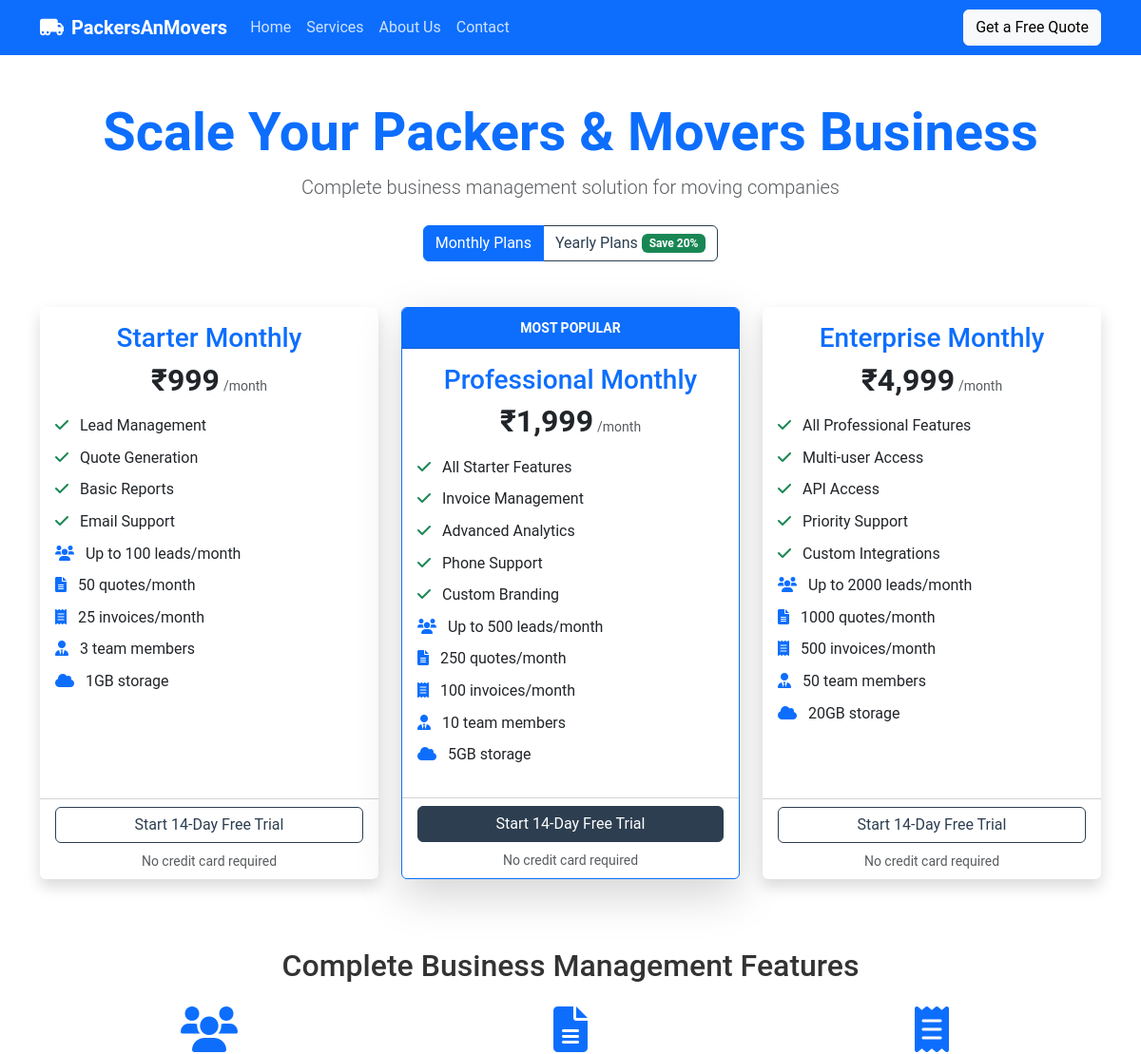
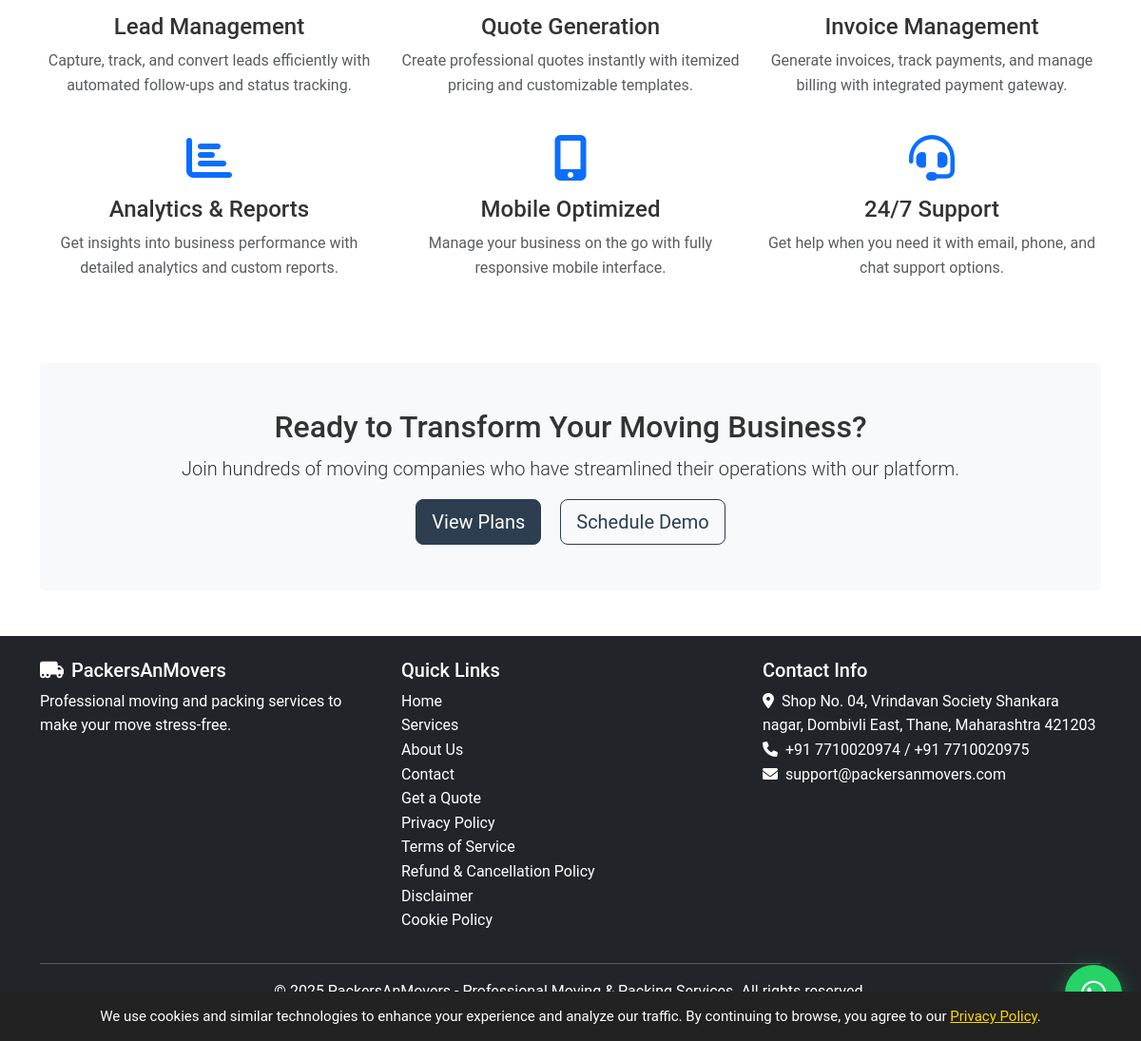
Screenshot of /saas-plans.php with the database file from the repository (2 pictures, top to bottom).
### tables this page shows
CREATE TABLE settings (
    id INT AUTO_INCREMENT PRIMARY KEY,
    setting_key VARCHAR(100) UNIQUE NOT NULL,
    setting_value TEXT NOT NULL,
    updated_at TIMESTAMP DEFAULT CURRENT_TIMESTAMP ON UPDATE CURRENT_TIMESTAMP
);

CREATE TABLE subscription_plans (
    id INT AUTO_INCREMENT PRIMARY KEY,
    plan_name VARCHAR(100) NOT NULL,
    plan_type VARCHAR(20) NOT NULL DEFAULT 'monthly',
    price DECIMAL(10,2) NOT NULL,
    features JSON,
    max_leads INT DEFAULT 100,
    max_quotes INT DEFAULT 50,
    max_invoices INT DEFAULT 25,
    max_users INT DEFAULT 5,
    storage_limit_gb INT DEFAULT 1,
    is_popular TINYINT(1) DEFAULT 0,
    is_active TINYINT(1) DEFAULT 1,
    created_at TIMESTAMP DEFAULT CURRENT_TIMESTAMP
);

### config.php (called while the page is built, shortened)
<?php
try {
    $dsn = "mysql:host=" . DB_HOST . ";dbname=" . DB_NAME;
    $pdo = new PDO($dsn, DB_USER, DB_PASS);
    $pdo->setAttribute(PDO::ATTR_ERRMODE, PDO::ERRMODE_EXCEPTION);
    $pdo->query("SELECT 1");
} catch(PDOException $e) {
    error_log("MySQL Connection Failed: " . $e->getMessage());
    error_log("DSN: mysql:host=" . DB_HOST . ";dbname=" . DB_NAME);
    error_log("User: " . DB_USER);
    die("Database connection failed. Please check your .env configuration.<br>" .
        "Error: " . $e->getMessage() . "<br>" .
        "Visit /debug-db to troubleshoot.");
}
function get_setting($key, $default = '') {
    global $pdo;
    try {
        $stmt = $pdo->prepare("SELECT setting_value FROM settings WHERE setting_key = ?");
        $stmt->execute([$key]);
        $result = $stmt->fetchColumn();
        return $result !== false ? $result : $default;
    } catch(Exception $e) {
        return $default;
    }
}
?>

### saas-plans.php (the view, shortened to what this page needs)
<?php
require_once 'config.php';
$stmt = $pdo->query("SELECT * FROM subscription_plans WHERE is_active = 1 ORDER BY price ASC");
$plans = $stmt->fetchAll();
$monthly_plans = array_filter($plans, function($plan) { return $plan['plan_type'] === 'monthly'; });
include 'includes/header.php';
?>
<div class="container my-5">
    <div class="text-center mb-5">
        <h1 class="display-4 fw-bold text-primary">Scale Your Packers & Movers Business</h1>
        <p class="lead text-muted">Complete business management solution for moving companies</p>
        <div class="mt-4">
            <div class="btn-group" role="group">
                <label class="btn btn-outline-primary" for="monthly">Monthly Plans</label>
                <label class="btn btn-outline-primary" for="yearly">Yearly Plans <span class="badge bg-success">Save 20%</span></label>
            </div>
        </div>
    </div>
    <div id="monthly-plans" class="pricing-section">
        <div class="row">
            <?php foreach ($monthly_plans as $plan): ?>
            <div class="col-lg-4 mb-4">
                <div class="card h-100 <?php echo $plan['is_popular'] ? 'border-primary shadow-lg' : 'border-0 shadow'; ?>">
                    <?php if ($plan['is_popular']): ?>
                    <div class="card-header bg-primary text-white text-center">
                        <small class="fw-bold">MOST POPULAR</small>
                    </div>
                    <?php endif; ?>
                    <div class="card-body text-center">
                        <h3 class="card-title text-primary"><?php echo $plan['plan_name']; ?></h3>
                        <div class="mb-3">
                            <span class="h2 fw-bold">₹<?php echo number_format($plan['price']); ?></span>
                            <small class="text-muted">/month</small>
                        </div>
                        <ul class="list-unstyled text-start">
                            <?php
                            $features = json_decode($plan['features'], true);
                            foreach ($features as $feature):
                            ?>
                            <li class="mb-2">
                                <i class="fas fa-check text-success me-2"></i>
                                <?php echo $feature; ?>
                            </li>
                            <?php endforeach; ?>
                            <li class="mb-2">
                                <i class="fas fa-users text-primary me-2"></i>
                                Up to <?php echo $plan['max_leads']; ?> leads/month
                            </li>
                            <li class="mb-2">
                                <i class="fas fa-file-alt text-primary me-2"></i>
                                <?php echo $plan['max_quotes']; ?> quotes/month
                            </li>
                            <li class="mb-2">
                                <i class="fas fa-receipt text-primary me-2"></i>
                                <?php echo $plan['max_invoices']; ?> invoices/month
                            </li>
                            <li class="mb-2">
                                <i class="fas fa-user-tie text-primary me-2"></i>
                                <?php echo $plan['max_users']; ?> team members
                            </li>
                            <li class="mb-2">
                                <i class="fas fa-cloud text-primary me-2"></i>
                                <?php echo $plan['storage_limit_gb']; ?>GB storage
                            </li>
                        </ul>
                    </div>
                    <div class="card-footer bg-transparent">
                        <button class="btn <?php echo $plan['is_popular'] ? 'btn-primary' : 'btn-outline-primary'; ?> w-100"
                                onclick="subscribeToPlan(<?php echo $plan['id']; ?>, '<?php echo $plan['plan_name']; ?>', <?php echo $plan['price']; ?>)">
                            Start 14-Day Free Trial
                        </button>
                        <small class="text-muted d-block text-center mt-2">No credit card required</small>
                    </div>
                </div>
            </div>
            <?php endforeach; ?>
        </div>
    </div>
    <div class="mt-5">
        <h2 class="text-center mb-4">Complete Business Management Features</h2>
        <div class="row">
            <div class="col-lg-4 mb-4">
                <div class="text-center">
                    <i class="fas fa-users fa-3x text-primary mb-3"></i>
                    <h4>Lead Management</h4>
                    <p class="text-muted">Capture, track, and convert leads efficiently with automated follow-ups and status tracking.</p>
                </div>
            </div>
            <div class="col-lg-4 mb-4">
                <div class="text-center">
                    <i class="fas fa-file-alt fa-3x text-primary mb-3"></i>
                    <h4>Quote Generation</h4>
                    <p class="text-muted">Create professional quotes instantly with itemized pricing and customizable templates.</p>
                </div>
            </div>
            <div class="col-lg-4 mb-4">
                <div class="text-center">
                    <i class="fas fa-receipt fa-3x text-primary mb-3"></i>
                    <h4>Invoice Management</h4>
                    <p class="text-muted">Generate invoices, track payments, and manage billing with integrated payment gateway.</p>
                </div>
            </div>
            <div class="col-lg-4 mb-4">
                <div class="text-center">
                    <i class="fas fa-chart-bar fa-3x text-primary mb-3"></i>
                    <h4>Analytics & Reports</h4>
                    <p class="text-muted">Get insights into business performance with detailed analytics and custom reports.</p>
                </div>
            </div>
            <div class="col-lg-4 mb-4">
                <div class="text-center">
                    <i class="fas fa-mobile-alt fa-3x text-primary mb-3"></i>
                    <h4>Mobile Optimized</h4>
                    <p class="text-muted">Manage your business on the go with fully responsive mobile interface.</p>
                </div>
            </div>
            <div class="col-lg-4 mb-4">
                <div class="text-center">
                    <i class="fas fa-headset fa-3x text-primary mb-3"></i>
                    <h4>24/7 Support</h4>
                    <p class="text-muted">Get help when you need it with email, phone, and chat support options.</p>
                </div>
            </div>
        </div>
    </div>
    <div class="bg-light rounded p-5 text-center mt-5">
        <h2>Ready to Transform Your Moving Business?</h2>
        <p class="lead">Join hundreds of moving companies who have streamlined their operations with our platform.</p>
        <button class="btn btn-primary btn-lg me-3" onclick="document.getElementById('monthly').checked = true; document.getElementById('monthly').click();">
            View Plans
        </button>
        <a href="/contact" class="btn btn-outline-primary btn-lg">Schedule Demo</a>
    </div>
</div>
<?php include 'includes/footer.php'; ?>

### includes/header.php (shortened to what this page needs)
<!DOCTYPE html>
<html lang="en">
<head>
    <link href="https://cdn.jsdelivr.net/npm/bootstrap@5.3.0-alpha1/dist/css/bootstrap.min.css" rel="stylesheet">
    <link rel="stylesheet" href="https://cdnjs.cloudflare.com/ajax/libs/font-awesome/6.0.0/css/all.min.css">
    <link rel="stylesheet" href="/assets/css/style.css">
</head>
<body>
    <nav class="navbar navbar-expand-lg navbar-dark bg-primary">
        <div class="container">
            <a class="navbar-brand" href="/">
                <i class="fas fa-truck-moving me-2"></i><?php echo get_setting('company_name', 'PackersAnMovers'); ?>
            </a>
            <div class="collapse navbar-collapse" id="navbarNav">
                <ul class="navbar-nav me-auto">
                    <li class="nav-item">
                        <a class="nav-link" href="/">Home</a>
                    </li>
                    <li class="nav-item">
                        <a class="nav-link" href="/services">Services</a>
                    </li>
                    <li class="nav-item">
                        <a class="nav-link" href="/about">About Us</a>
                    </li>
                    <li class="nav-item">
                        <a class="nav-link" href="/contact">Contact</a>
                    </li>
                </ul>
            </div>
            <div class="d-flex align-items-center">
                <a href="/quote" class="btn btn-light">Get a Free Quote</a>
            </div>
        </div>
    </nav>
    <main>

### includes/footer.php (shortened to what this page needs)
</main>
    <footer class="bg-dark text-white py-4 mt-5">
        <div class="container">
            <div class="row">
                <div class="col-md-4">
                    <h5><i class="fas fa-truck-moving me-2"></i><?php echo get_setting('company_name', 'PackersAnMovers'); ?></h5>
                    <p>Professional moving and packing services to make your move stress-free.</p>
                </div>
                <div class="col-md-4">
                    <h5>Quick Links</h5>
                    <ul class="list-unstyled">
                        <li><a href="/" class="text-white">Home</a></li>
                        <li><a href="/services" class="text-white">Services</a></li>
                        <li><a href="/about" class="text-white">About Us</a></li>
                        <li><a href="/contact" class="text-white">Contact</a></li>
                        <li><a href="/quote" class="text-white">Get a Quote</a></li>
                        <li><a href="/privacy-policy" class="text-white">Privacy Policy</a></li>
                        <li><a href="/terms-of-service" class="text-white">Terms of Service</a></li>
                        <li><a href="/terms-of-service#refund-policy" class="text-white">Refund & Cancellation Policy</a></li>
                        <li><a href="/disclaimer" class="text-white">Disclaimer</a></li>
                        <li><a href="/cookie-policy" class="text-white">Cookie Policy</a></li>
                    </ul>
                </div>
                <div class="col-md-4">
                    <h5>Contact Info</h5>
                    <address>
                        <i class="fas fa-map-marker-alt me-2"></i><?php echo get_setting('company_address', 'Address not configured'); ?><br>
                        <i class="fas fa-phone me-2"></i><?php echo get_setting('company_phone1', 'Phone not configured'); ?><?php if(get_setting('company_phone2')): ?> / <?php echo get_setting('company_phone2'); ?><?php endif; ?><br>
                        <i class="fas fa-envelope me-2"></i><?php echo get_setting('company_email', 'Email not configured'); ?>
                    </address>
                </div>
            </div>
            <hr>
            <div class="text-center">
                <p>&copy; 2025 <?php echo get_setting('company_name', 'PackersAnMovers'); ?><?php echo get_setting('company_tagline') ? ' - ' . get_setting('company_tagline') : ''; ?>. All rights reserved.</p>
            </div>
        </div>
    </footer>
    <div class="whatsapp-float">
        <a href="https://wa.me/<?php echo str_replace(['+', ' ', '-'], '', get_setting('company_phone1', '917710020974')); ?>?text=Hi, I need help with packers and movers service" target="_blank">
        </a>
    </div>
    <div id="consent-banner" style="display:none; position:fixed; bottom:0; left:0; width:100%; background:#222; color:#fff; padding:14px 10px; z-index:9999; text-align:center; font-size:15px;">
    We use cookies and similar technologies to enhance your experience and analyze our traffic.
    By continuing to browse, you agree to our
    <a href="/privacy-policy" style="color:#ffd700;text-decoration:underline;">Privacy Policy</a>.
    </div>
</body>
</html>

### assets/css/style.css (style rules this page uses)
:root { --primary-color: #2c3e50; --secondary-color: #3498db; --accent-color: #e74c3c; --light-color: #f8f9fa; --dark-color: #343a40; }
body { font-family: 'Roboto', sans-serif; color: #333; line-height: 1.6; }
.btn-primary { background-color: var(--primary-color); border-color: var(--primary-color); }
.btn-outline-primary { color: var(--primary-color); border-color: var(--primary-color); }
.card { transition: transform 0.3s ease, box-shadow 0.3s ease; }
.navbar-brand { font-weight: 700; }
.navbar-dark .navbar-nav .nav-link { color: rgba(255, 255, 255, 0.8); }
footer { margin-top: 0 !important; }
footer a { text-decoration: none; }
.whatsapp-float { position: fixed; width: 60px; height: 60px; bottom: 20px; right: 20px; background-color: #25d366; color: white; border-radius: 50px; text-align: center; font-size: 30px; box-shadow: 0 4px 20px rgba(37, 211, 102, 0.4); z-index: 1000; transition: all 0.3s ease; animation: pulse-whatsapp 2s infinite; }
.whatsapp-float a { color: white; text-decoration: none; display: flex; align-items: center; justify-content: center; width: 100%; height: 100%; }

### rows the page displays
settings: setting_value "PackersAnMovers"
subscription_plans: plan_name "Starter Monthly", price "999", features "Lead Management", features "Quote Generation", features "Basic Reports", features "Email Support", max_leads "100", max_quotes "50", max_invoices "25", max_users "3", storage_limit_gb "1"
subscription_plans: is_popular "MOST POPULAR", plan_name "Professional Monthly", price "1,999", features "All Starter Features", features "Invoice Management", features "Advanced Analytics", features "Phone Support", features "Custom Branding", max_leads "500", max_quotes "250", max_invoices "100", max_users "10", storage_limit_gb "5"
subscription_plans: plan_name "Enterprise Monthly", price "4,999", features "All Professional Features", features "Multi-user Access", features "API Access", features "Priority Support", features "Custom Integrations", max_leads "2000", max_quotes "1000", max_invoices "500", max_users "50", storage_limit_gb "20"
settings: setting_value "Shop No. 04, Vrindavan Society Shankara nagar, Dombivli East, Thane, Maharashtra 421203"
settings: setting_value "+91 7710020974"
settings: setting_value "+91 7710020975"
settings: setting_value "support@packersanmovers.com"
